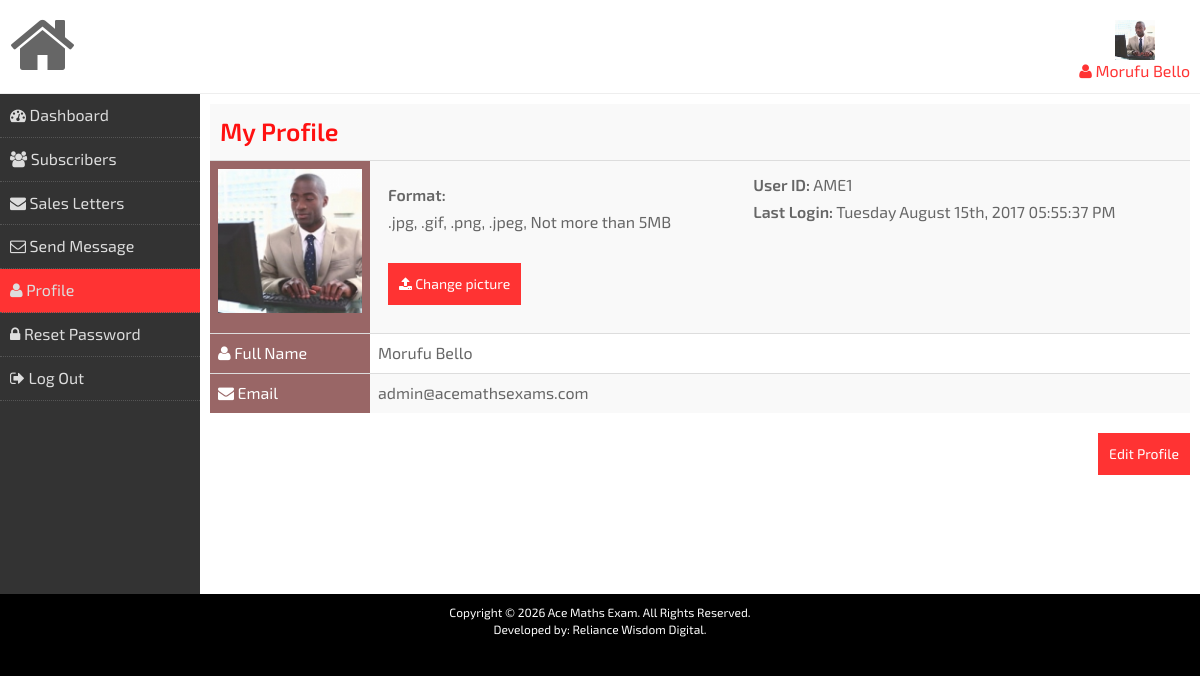
The page /ame2017/profile.php (signed in) on the database its author committed.
### tables this page shows
CREATE TABLE `admin_data` (
  `id` int(11) UNSIGNED NOT NULL,
  `name` varchar(50) NOT NULL DEFAULT '',
  `email` varchar(50) NOT NULL DEFAULT '',
  `password` varchar(200) NOT NULL DEFAULT '',
  `blocked` tinyint(1) NOT NULL DEFAULT '0',
  `date_time` datetime NOT NULL DEFAULT CURRENT_TIMESTAMP ON UPDATE CURRENT_TIMESTAMP
);

### classes/db-class.php (called while the page is built, shortened)
<?php
    class DB {
        protected $db_name = "acemathsexams";
        protected $db_user = "root";
        protected $db_pass = "";
        protected $db_host = "localhost";
        public $connection = '';
        public function connect() {
            $this->connection = mysqli_connect($this->db_host, $this->db_user, $this->db_pass, $this->db_name);
            mysqli_select_db($this->connection, $this->db_name);
            return true;
        }
        public function select($table, $where, $columns ='*', $order='', $limit='') {
            $sql = "SELECT $columns FROM $table $where $order $limit";
            $result = mysqli_query($this->connection, $sql);
            if($result){
                return $result;
            }else{
                return null;
            }
        }
    }
?>

### ame2017/profile.php (the view, shortened to what this page needs)
<?php if(!isset($_REQUEST["gh"])){ require_once("../includes/admin-header.php");
}else{
require_once("../includes/gen-header.php");
require_once("../includes/resize-image.php");
} ?>
<?php
$error = 1;
$edit = nr_input("edit");
?>
<?php if(empty($edit) or (!empty($edit) && $error == 0)){
?>
<div class="page-title">My Profile</div>
<?php
$result = $db->select("admin_data", "Where email = '{$user_email}'", "*", "");
if(count_rows($result) == 1){
$row = fetch_data($result);
$id = $row["id"];
$user_id = admin_id($id);
$name = $row["name"];
$email = $row["email"];
$date_time = full_date($row["date_time"]);
?>
<table class="table table-striped table-hover">
<tr><td style="width:160px;" class="gen-title">
<?php
$file_array = glob("../images/admin/{$id}pic*.*");
$file_name = ($file_array)?"images/" . $file_array[0]:"images/post.jpg";
?>
<img src="<?php echo $file_name; ?>" >
</td><td>
<form action="<?php echo $admin; ?>profile/" class="img-form general-form" id="form-div" method="post" runat="server" autocomplete="off" enctype="multipart/form-data">
<p><b>Format: </b></p>
<p>.jpg, .gif, .png, .jpeg, Not more than 5MB<br /><br /></p>
<label for="ufile" id="pic-label" class="btn gen-btn" ><i class="fa fa-upload" aria-hidden="true"></i> Change picture</label>
</form></td><td>
<p><b>User ID:</b> <?php echo $user_id; ?></p>
<p><b>Last Login:</b> <?php echo $date_time; ?></p>
</td></tr>
<tr><td class="gen-title"><i class="fa fa-user" aria-hidden="true"></i> Full Name</td><td colspan="2"><?php echo $name; ?></td></tr>
<tr><td class="gen-title"><i class="fa fa-envelope" aria-hidden="true"></i> Email</td><td colspan="2"><?php echo $email; ?></td></tr>
</table>
<div class="bottom-edit"><a href="<?php echo $admin; ?>profile/edit/<?php echo $id; ?>/" class="btn gen-btn general-link float-right">Edit Profile</a></div>
<?php
}
}
?>
<?php  if(!isset($_REQUEST["gh"])){?>
</div>
</div>
</div>
<?php require_once("../includes/portal-footer.php"); } ?>

### css/portal.css (style rules this page uses)
html { overflow-y:scroll; cursor:default; }
html,body { overflow-x:hidden; }
body { overflow:visible; height:100%; background:#000; text-align:center; }
table,tr,td { border-collapse:collapse; }
a { text-decoration:none !important; cursor:pointer; }
html,body,table,tr,td,div,span { vertical-align:top; text-align:left; }
html,body,img,div,span,a,table,tr,td,ul,ol,li,* { border:0px; padding:0px; margin:0px; color:#666; font-size:16px; font-weight:normal; text-decoration:none; font-family:'Exo 2', Arial, Helvetica, sans-serif; transition: all 0.2s ease-in-out; -webkit-transition: all 0.2s ease-in-out; -moz-transition: all 0.2s ease-in-out; -o-transition: all 0.2s ease-in-out; -ms-transition: all 0.2s ease-in-out; }
b { font-weight:bold; }
p { margin-bottom:5px; margin-top:5px; }
div { overflow:hidden; }
label { font-weight:normal; }
img { max-width:100%; height:auto; }
.float-right { float:right; }
.gen-btn { background:#f33; color:#fff !important; border:1px solid #f33; padding:10px; margin-bottom:10px; }
.gen-title *, .gen-btn * { color:#fff; }
.gen-title { padding:20px; background:#966; color:#fff; margin-bottom:10px; }
form { overflow:hidden; padding:10px; }
table { width:100%; }
div table thead tr th, div table tr th, div table tbody tr td, div table tr td { text-align:center !important; }
.page-title { padding:10px; color:#f11; font-size:25px; font-weight:bold; background:#f9f9f9; }

### rows shown on the page
admin_data: id "AME1", date_time "Tuesday August 15th, 2017 05:55:37 PM", name "Morufu Bello", email "admin@acemathsexams.com"

### other values the page prints
$username "Morufu Bello"
$full_gen_name "Ace Maths Exam"
